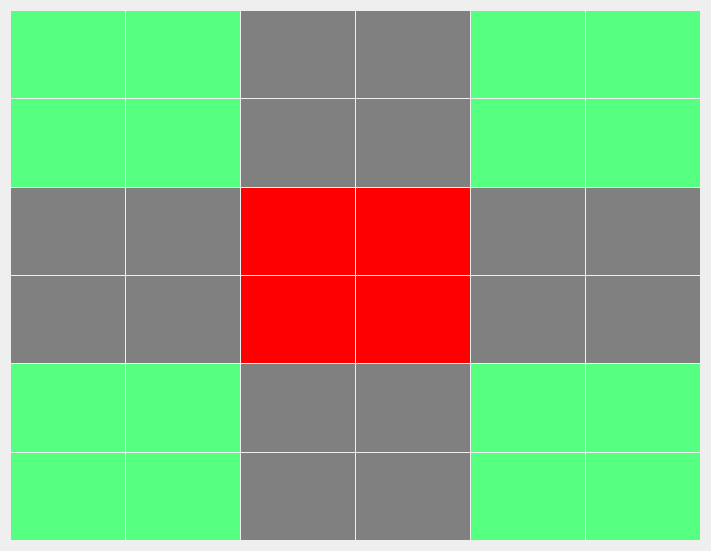
   <widget class="QWidget" name="gridLayoutWidget">
    <property name="geometry">
     <rect>
      <x>196</x>
      <y>143</y>
      <width>711</width>
      <height>551</height>
     </rect>
    </property>
    <layout class="QGridLayout" name="gridLayout">
     <property name="spacing">
      <number>1</number>
     </property>
     <item row="2" column="0">
      <widget class="QLabel" name="label_13">
       <property name="sizePolicy">
        <sizepolicy hsizetype="Ignored" vsizetype="Ignored">
         <horstretch>0</horstretch>
         <verstretch>0</verstretch>
        </sizepolicy>
       </property>
       <property name="styleSheet">
        <string notr="true">background-color : grey;</string>
       </property>
       <property name="lineWidth">
        <number>0</number>
       </property>
       <property name="text">
        <string/>
       </property>
       <property name="scaledContents">
        <bool>true</bool>
       </property>
      </widget>
     </item>
     <item row="2" column="2">
      <widget class="QLabel" name="label_15">
       <property name="sizePolicy">
        <sizepolicy hsizetype="Ignored" vsizetype="Ignored">
         <horstretch>0</horstretch>
         <verstretch>0</verstretch>
        </sizepolicy>
       </property>
       <property name="autoFillBackground">
        <bool>false</bool>
       </property>
       <property name="styleSheet">
        <string notr="true">background-color : red;</string>
       </property>
       <property name="text">
        <string/>
       </property>
       <property name="scaledContents">
        <bool>true</bool>
       </property>
      </widget>
     </item>
     <item row="0" column="0">
      <widget class="QLabel" name="label_36">
       <property name="sizePolicy">
        <sizepolicy hsizetype="Ignored" vsizetype="Ignored">
         <horstretch>0</horstretch>
         <verstretch>0</verstretch>
        </sizepolicy>
       </property>
       <property name="styleSheet">
        <string notr="true">background-color : rgb(85, 255, 127);</string>
       </property>
       <property name="text">
        <string/>
       </property>
       <property name="scaledContents">
        <bool>true</bool>
       </property>
      </widget>
     </item>
     <item row="5" column="4">
      <widget class="QLabel" name="label_53">
       <property name="sizePolicy">
        <sizepolicy hsizetype="Ignored" vsizetype="Ignored">
         <horstretch>0</horstretch>
         <verstretch>0</verstretch>
        </sizepolicy>
       </property>
       <property name="styleSheet">
        <string notr="true">background-color : rgb(85, 255, 127);</string>
       </property>
       <property name="text">
        <string/>
       </property>
       <property name="scaledContents">
        <bool>true</bool>
       </property>
      </widget>
     </item>
     <item row="5" column="5">
      <widget class="QLabel" name="label_54">
       <property name="sizePolicy">
        <sizepolicy hsizetype="Ignored" vsizetype="Ignored">
         <horstretch>0</horstretch>
         <verstretch>0</verstretch>
        </sizepolicy>
       </property>
       <property name="styleSheet">
        <string notr="true">background-color : rgb(85, 255, 127);</string>
       </property>
       <property name="text">
        <string/>
       </property>
       <property name="scaledContents">
        <bool>true</bool>
       </property>
      </widget>
     </item>
     <item row="4" column="5">
      <widget class="QLabel" name="label_55">
       <property name="sizePolicy">
        <sizepolicy hsizetype="Ignored" vsizetype="Ignored">
         <horstretch>0</horstretch>
         <verstretch>0</verstretch>
        </sizepolicy>
       </property>
       <property name="styleSheet">
        <string notr="true">background-color : rgb(85, 255, 127);</string>
       </property>
       <property name="text">
        <string/>
       </property>
       <property name="scaledContents">
        <bool>true</bool>
       </property>
      </widget>
     </item>
     <item row="4" column="4">
      <widget class="QLabel" name="label_56">
       <property name="sizePolicy">
        <sizepolicy hsizetype="Ignored" vsizetype="Ignored">
         <horstretch>0</horstretch>
         <verstretch>0</verstretch>
        </sizepolicy>
       </property>
       <property name="styleSheet">
        <string notr="true">background-color : rgb(85, 255, 127);</string>
       </property>
       <property name="text">
        <string/>
       </property>
       <property name="scaledContents">
        <bool>true</bool>
       </property>
      </widget>
     </item>
     <item row="5" column="1">
      <widget class="QLabel" name="label_57">
       <property name="sizePolicy">
        <sizepolicy hsizetype="Ignored" vsizetype="Ignored">
         <horstretch>0</horstretch>
         <verstretch>0</verstretch>
        </sizepolicy>
       </property>
       <property name="styleSheet">
        <string notr="true">background-color : rgb(85, 255, 127);</string>
       </property>
       <property name="text">
        <string/>
       </property>
       <property name="scaledContents">
        <bool>true</bool>
       </property>
      </widget>
     </item>
     <item row="4" column="1">
      <widget class="QLabel" name="label_58">
       <property name="sizePolicy">
        <sizepolicy hsizetype="Ignored" vsizetype="Ignored">
         <horstretch>0</horstretch>
         <verstretch>0</verstretch>
        </sizepolicy>
       </property>
       <property name="styleSheet">
        <string notr="true">background-color : rgb(85, 255, 127);</string>
       </property>
       <property name="text">
        <string/>
       </property>
       <property name="scaledContents">
        <bool>true</bool>
       </property>
      </widget>
     </item>
     <item row="4" column="0">
      <widget class="QLabel" name="label_59">
       <property name="sizePolicy">
        <sizepolicy hsizetype="Ignored" vsizetype="Ignored">
         <horstretch>0</horstretch>
         <verstretch>0</verstretch>
        </sizepolicy>
       </property>
       <property name="styleSheet">
        <string notr="true">background-color : rgb(85, 255, 127);</string>
       </property>
       <property name="text">
        <string/>
       </property>
       <property name="scaledContents">
        <bool>true</bool>
       </property>
      </widget>
     </item>
     <item row="5" column="0">
      <widget class="QLabel" name="label_60">
       <property name="sizePolicy">
        <sizepolicy hsizetype="Ignored" vsizetype="Ignored">
         <horstretch>0</horstretch>
         <verstretch>0</verstretch>
        </sizepolicy>
       </property>
       <property name="styleSheet">
        <string notr="true">background-color : rgb(85, 255, 127);</string>
       </property>
       <property name="text">
        <string/>
       </property>
       <property name="scaledContents">
        <bool>true</bool>
       </property>
      </widget>
     </item>
     <item row="1" column="0">
      <widget class="QLabel" name="label_61">
       <property name="sizePolicy">
        <sizepolicy hsizetype="Ignored" vsizetype="Ignored">
         <horstretch>0</horstretch>
         <verstretch>0</verstretch>
        </sizepolicy>
       </property>
       <property name="styleSheet">
        <string notr="true">background-color : rgb(85, 255, 127);</string>
       </property>
       <property name="text">
        <string/>
       </property>
       <property name="scaledContents">
        <bool>true</bool>
       </property>
      </widget>
     </item>
     <item row="1" column="1">
      <widget class="QLabel" name="label_62">
       <property name="sizePolicy">
        <sizepolicy hsizetype="Ignored" vsizetype="Ignored">
         <horstretch>0</horstretch>
         <verstretch>0</verstretch>
        </sizepolicy>
       </property>
       <property name="styleSheet">
        <string notr="true">background-color : rgb(85, 255, 127);</string>
       </property>
       <property name="text">
        <string/>
       </property>
       <property name="scaledContents">
        <bool>true</bool>
       </property>
      </widget>
     </item>
     <item row="1" column="4">
      <widget class="QLabel" name="label_63">
       <property name="sizePolicy">
        <sizepolicy hsizetype="Ignored" vsizetype="Ignored">
         <horstretch>0</horstretch>
         <verstretch>0</verstretch>
        </sizepolicy>
       </property>
       <property name="styleSheet">
        <string notr="true">background-color : rgb(85, 255, 127);</string>
       </property>
       <property name="text">
        <string/>
       </property>
       <property name="scaledContents">
        <bool>true</bool>
       </property>
      </widget>
     </item>
     <item row="1" column="5">
      <widget class="QLabel" name="label_64">
       <property name="sizePolicy">
        <sizepolicy hsizetype="Ignored" vsizetype="Ignored">
         <horstretch>0</horstretch>
         <verstretch>0</verstretch>
        </sizepolicy>
       </property>
       <property name="styleSheet">
        <string notr="true">background-color : rgb(85, 255, 127);</string>
       </property>
       <property name="text">
        <string/>
       </property>
       <property name="scaledContents">
        <bool>true</bool>
       </property>
      </widget>
     </item>
     <item row="0" column="5">
      <widget class="QLabel" name="label_65">
       <property name="sizePolicy">
        <sizepolicy hsizetype="Ignored" vsizetype="Ignored">
         <horstretch>0</horstretch>
         <verstretch>0</verstretch>
        </sizepolicy>
       </property>
       <property name="styleSheet">
        <string notr="true">background-color : rgb(85, 255, 127);</string>
       </property>
       <property name="text">
        <string/>
       </property>
       <property name="scaledContents">
        <bool>true</bool>
       </property>
      </widget>
     </item>
     <item row="0" column="4">
      <widget class="QLabel" name="label_66">
       <property name="sizePolicy">
        <sizepolicy hsizetype="Ignored" vsizetype="Ignored">
         <horstretch>0</horstretch>
         <verstretch>0</verstretch>
        </sizepolicy>
       </property>
       <property name="styleSheet">
        <string notr="true">background-color : rgb(85, 255, 127);</string>
       </property>
       <property name="text">
        <string/>
       </property>
       <property name="scaledContents">
        <bool>true</bool>
       </property>
      </widget>
     </item>
     <item row="0" column="1">
      <widget class="QLabel" name="label_67">
       <property name="sizePolicy">
        <sizepolicy hsizetype="Ignored" vsizetype="Ignored">
         <horstretch>0</horstretch>
         <verstretch>0</verstretch>
        </sizepolicy>
       </property>
       <property name="styleSheet">
        <string notr="true">background-color : rgb(85, 255, 127);</string>
       </property>
       <property name="text">
        <string/>
       </property>
       <property name="scaledContents">
        <bool>true</bool>
       </property>
      </widget>
     </item>
     <item row="5" column="2">
      <widget class="QLabel" name="label_14">
       <property name="sizePolicy">
        <sizepolicy hsizetype="Ignored" vsizetype="Ignored">
         <horstretch>0</horstretch>
         <verstretch>0</verstretch>
        </sizepolicy>
       </property>
       <property name="styleSheet">
        <string notr="true">background-color : grey;</string>
       </property>
       <property name="lineWidth">
        <number>0</number>
       </property>
       <property name="text">
        <string/>
       </property>
       <property name="scaledContents">
        <bool>true</bool>
       </property>
      </widget>
     </item>
     <item row="5" column="3">
      <widget class="QLabel" name="label_17">
       <property name="sizePolicy">
        <sizepolicy hsizetype="Ignored" vsizetype="Ignored">
         <horstretch>0</horstretch>
         <verstretch>0</verstretch>
        </sizepolicy>
       </property>
       <property name="styleSheet">
        <string notr="true">background-color : grey;</string>
       </property>
       <property name="lineWidth">
        <number>0</number>
       </property>
       <property name="text">
        <string/>
       </property>
       <property name="scaledContents">
        <bool>true</bool>
       </property>
      </widget>
     </item>
     <item row="4" column="3">
      <widget class="QLabel" name="label_18">
       <property name="sizePolicy">
        <sizepolicy hsizetype="Ignored" vsizetype="Ignored">
         <horstretch>0</horstretch>
         <verstretch>0</verstretch>
        </sizepolicy>
       </property>
       <property name="styleSheet">
        <string notr="true">background-color : grey;</string>
       </property>
       <property name="lineWidth">
        <number>0</number>
       </property>
       <property name="text">
        <string/>
       </property>
       <property name="scaledContents">
        <bool>true</bool>
       </property>
      </widget>
     </item>
     <item row="4" column="2">
      <widget class="QLabel" name="label_19">
       <property name="sizePolicy">
        <sizepolicy hsizetype="Ignored" vsizetype="Ignored">
         <horstretch>0</horstretch>
         <verstretch>0</verstretch>
        </sizepolicy>
       </property>
       <property name="styleSheet">
        <string notr="true">background-color : grey;</string>
       </property>
       <property name="lineWidth">
        <number>0</number>
       </property>
       <property name="text">
        <string/>
       </property>
       <property name="scaledContents">
        <bool>true</bool>
       </property>
      </widget>
     </item>
     <item row="3" column="4">
      <widget class="QLabel" name="label_20">
       <property name="sizePolicy">
        <sizepolicy hsizetype="Ignored" vsizetype="Ignored">
         <horstretch>0</horstretch>
         <verstretch>0</verstretch>
        </sizepolicy>
       </property>
       <property name="styleSheet">
        <string notr="true">background-color : grey;</string>
       </property>
       <property name="lineWidth">
        <number>0</number>
       </property>
       <property name="text">
        <string/>
       </property>
       <property name="scaledContents">
        <bool>true</bool>
       </property>
      </widget>
     </item>
     <item row="3" column="5">
      <widget class="QLabel" name="label_23">
       <property name="sizePolicy">
        <sizepolicy hsizetype="Ignored" vsizetype="Ignored">
         <horstretch>0</horstretch>
         <verstretch>0</verstretch>
        </sizepolicy>
       </property>
       <property name="styleSheet">
        <string notr="true">background-color : grey;</string>
       </property>
       <property name="lineWidth">
        <number>0</number>
       </property>
       <property name="text">
        <string/>
       </property>
       <property name="scaledContents">
        <bool>true</bool>
       </property>
      </widget>
     </item>
     <item row="2" column="5">
      <widget class="QLabel" name="label_24">
       <property name="sizePolicy">
        <sizepolicy hsizetype="Ignored" vsizetype="Ignored">
         <horstretch>0</horstretch>
         <verstretch>0</verstretch>
        </sizepolicy>
       </property>
       <property name="styleSheet">
        <string notr="true">background-color : grey;</string>
       </property>
       <property name="lineWidth">
        <number>0</number>
       </property>
       <property name="text">
        <string/>
       </property>
       <property name="scaledContents">
        <bool>true</bool>
       </property>
      </widget>
     </item>
     <item row="2" column="4">
      <widget class="QLabel" name="label_25">
       <property name="sizePolicy">
        <sizepolicy hsizetype="Ignored" vsizetype="Ignored">
         <horstretch>0</horstretch>
         <verstretch>0</verstretch>
        </sizepolicy>
       </property>
       <property name="styleSheet">
        <string notr="true">background-color : grey;</string>
       </property>
       <property name="lineWidth">
        <number>0</number>
       </property>
       <property name="text">
        <string/>
       </property>
       <property name="scaledContents">
        <bool>true</bool>
       </property>
      </widget>
     </item>
     <item row="1" column="3">
      <widget class="QLabel" name="label_26">
       <property name="sizePolicy">
        <sizepolicy hsizetype="Ignored" vsizetype="Ignored">
         <horstretch>0</horstretch>
         <verstretch>0</verstretch>
        </sizepolicy>
       </property>
       <property name="styleSheet">
        <string notr="true">background-color : grey;</string>
       </property>
       <property name="lineWidth">
        <number>0</number>
       </property>
       <property name="text">
        <string/>
       </property>
       <property name="scaledContents">
        <bool>true</bool>
       </property>
      </widget>
     </item>
     <item row="0" column="3">
      <widget class="QLabel" name="label_27">
       <property name="sizePolicy">
        <sizepolicy hsizetype="Ignored" vsizetype="Ignored">
         <horstretch>0</horstretch>
         <verstretch>0</verstretch>
        </sizepolicy>
       </property>
       <property name="styleSheet">
        <string notr="true">background-color : grey;</string>
       </property>
       <property name="lineWidth">
        <number>0</number>
       </property>
       <property name="text">
        <string/>
       </property>
       <property name="scaledContents">
        <bool>true</bool>
       </property>
      </widget>
     </item>
     <item row="0" column="2">
      <widget class="QLabel" name="label_28">
       <property name="sizePolicy">
        <sizepolicy hsizetype="Ignored" vsizetype="Ignored">
         <horstretch>0</horstretch>
         <verstretch>0</verstretch>
        </sizepolicy>
       </property>
       <property name="styleSheet">
        <string notr="true">background-color : grey;</string>
       </property>
       <property name="lineWidth">
        <number>0</number>
       </property>
       <property name="text">
        <string/>
       </property>
       <property name="scaledContents">
        <bool>true</bool>
       </property>
      </widget>
     </item>
     <item row="1" column="2">
      <widget class="QLabel" name="label_29">
       <property name="sizePolicy">
        <sizepolicy hsizetype="Ignored" vsizetype="Ignored">
         <horstretch>0</horstretch>
         <verstretch>0</verstretch>
        </sizepolicy>
       </property>
       <property name="styleSheet">
        <string notr="true">background-color : grey;</string>
       </property>
       <property name="lineWidth">
        <number>0</number>
       </property>
       <property name="text">
        <string/>
       </property>
       <property name="scaledContents">
        <bool>true</bool>
       </property>
      </widget>
     </item>
     <item row="2" column="1">
      <widget class="QLabel" name="label_30">
       <property name="sizePolicy">
        <sizepolicy hsizetype="Ignored" vsizetype="Ignored">
         <horstretch>0</horstretch>
         <verstretch>0</verstretch>
        </sizepolicy>
       </property>
       <property name="styleSheet">
        <string notr="true">background-color : grey;</string>
       </property>
       <property name="lineWidth">
        <number>0</number>
       </property>
       <property name="text">
        <string/>
       </property>
       <property name="scaledContents">
        <bool>true</bool>
       </property>
      </widget>
     </item>
     <item row="3" column="1">
      <widget class="QLabel" name="label_31">
       <property name="sizePolicy">
        <sizepolicy hsizetype="Ignored" vsizetype="Ignored">
         <horstretch>0</horstretch>
         <verstretch>0</verstretch>
        </sizepolicy>
       </property>
       <property name="styleSheet">
        <string notr="true">background-color : grey;</string>
       </property>
       <property name="lineWidth">
        <number>0</number>
       </property>
       <property name="text">
        <string/>
       </property>
       <property name="scaledContents">
        <bool>true</bool>
       </property>
      </widget>
     </item>
     <item row="3" column="0">
      <widget class="QLabel" name="label_32">
       <property name="sizePolicy">
        <sizepolicy hsizetype="Ignored" vsizetype="Ignored">
         <horstretch>0</horstretch>
         <verstretch>0</verstretch>
        </sizepolicy>
       </property>
       <property name="styleSheet">
        <string notr="true">background-color : grey;</string>
       </property>
       <property name="lineWidth">
        <number>0</number>
       </property>
       <property name="text">
        <string/>
       </property>
       <property name="scaledContents">
        <bool>true</bool>
       </property>
      </widget>
     </item>
     <item row="3" column="2">
      <widget class="QLabel" name="label_22">
       <property name="sizePolicy">
        <sizepolicy hsizetype="Ignored" vsizetype="Ignored">
         <horstretch>0</horstretch>
         <verstretch>0</verstretch>
        </sizepolicy>
       </property>
       <property name="autoFillBackground">
        <bool>false</bool>
       </property>
       <property name="styleSheet">
        <string notr="true">background-color : red;</string>
       </property>
       <property name="text">
        <string/>
       </property>
       <property name="scaledContents">
        <bool>true</bool>
       </property>
      </widget>
     </item>
     <item row="3" column="3">
      <widget class="QLabel" name="label_21">
       <property name="sizePolicy">
        <sizepolicy hsizetype="Ignored" vsizetype="Ignored">
         <horstretch>0</horstretch>
         <verstretch>0</verstretch>
        </sizepolicy>
       </property>
       <property name="autoFillBackground">
        <bool>false</bool>
       </property>
       <property name="styleSheet">
        <string notr="true">background-color : red;</string>
       </property>
       <property name="text">
        <string/>
       </property>
       <property name="scaledContents">
        <bool>true</bool>
       </property>
      </widget>
     </item>
     <item row="2" column="3">
      <widget class="QLabel" name="label_16">
       <property name="sizePolicy">
        <sizepolicy hsizetype="Ignored" vsizetype="Ignored">
         <horstretch>0</horstretch>
         <verstretch>0</verstretch>
        </sizepolicy>
       </property>
       <property name="autoFillBackground">
        <bool>false</bool>
       </property>
       <property name="styleSheet">
        <string notr="true">background-color : red;</string>
       </property>
       <property name="text">
        <string/>
       </property>
       <property name="scaledContents">
        <bool>true</bool>
       </property>
      </widget>
     </item>
    </layout>
   </widget>
